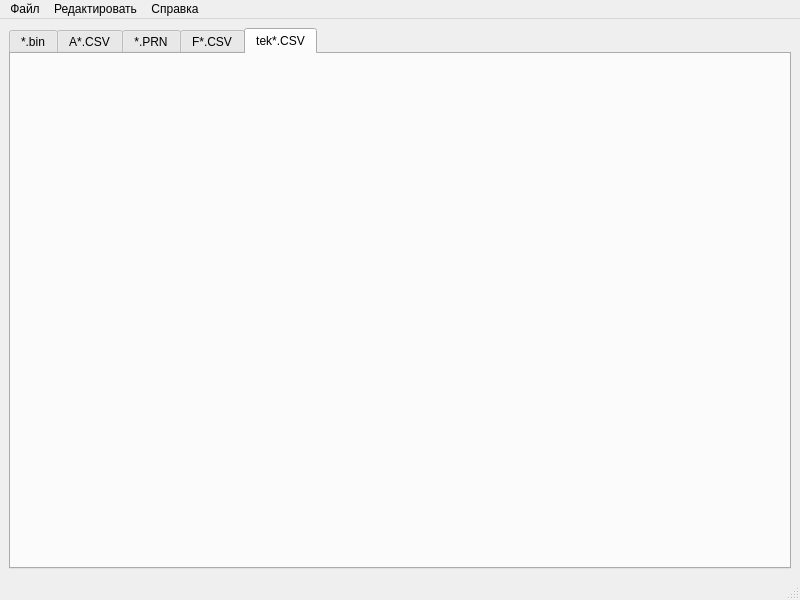
<?xml version="1.0" encoding="UTF-8"?>
<ui version="4.0">
 <class>MainWindow</class>
 <widget class="QMainWindow" name="MainWindow">
  <property name="geometry">
   <rect>
    <x>0</x>
    <y>0</y>
    <width>800</width>
    <height>600</height>
   </rect>
  </property>
  <property name="windowTitle">
   <string>Experiment Templat editor</string>
  </property>
  <widget class="QWidget" name="centralwidget">
   <layout class="QVBoxLayout" name="verticalLayout_2">
    <item>
     <layout class="QVBoxLayout" name="verticalLayout">
      <item>
       <widget class="QTabWidget" name="tabWidget">
        <property name="currentIndex">
         <number>4</number>
        </property>
        <widget class="QWidget" name="tab">
         <attribute name="title">
          <string>*.bin</string>
         </attribute>
        </widget>
        <widget class="QWidget" name="tab_2">
         <attribute name="title">
          <string>A*.CSV</string>
         </attribute>
        </widget>
        <widget class="QWidget" name="tab_3">
         <attribute name="title">
          <string>*.PRN</string>
         </attribute>
        </widget>
        <widget class="QWidget" name="tab_4">
         <attribute name="title">
          <string>F*.CSV</string>
         </attribute>
        </widget>
        <widget class="QWidget" name="tab_5">
         <attribute name="title">
          <string>tek*.CSV</string>
         </attribute>
        </widget>
       </widget>
      </item>
     </layout>
    </item>
   </layout>
  </widget>
  <widget class="QMenuBar" name="menubar">
   <property name="geometry">
    <rect>
     <x>0</x>
     <y>0</y>
     <width>800</width>
     <height>26</height>
    </rect>
   </property>
   <widget class="QMenu" name="menu">
    <property name="title">
     <string>Файл</string>
    </property>
    <addaction name="action"/>
    <addaction name="action_2"/>
    <addaction name="action_3"/>
   </widget>
   <widget class="QMenu" name="menu_2">
    <property name="title">
     <string>Редактировать</string>
    </property>
    <addaction name="action_4"/>
    <addaction name="action_5"/>
   </widget>
   <widget class="QMenu" name="menu_3">
    <property name="title">
     <string>Справка</string>
    </property>
    <addaction name="action_6"/>
   </widget>
   <addaction name="menu"/>
   <addaction name="menu_2"/>
   <addaction name="menu_3"/>
  </widget>
  <widget class="QStatusBar" name="statusbar"/>
  <action name="action">
   <property name="text">
    <string>Создать</string>
   </property>
  </action>
  <action name="action_2">
   <property name="text">
    <string>Открыть</string>
   </property>
  </action>
  <action name="action_3">
   <property name="text">
    <string>Сохранить</string>
   </property>
  </action>
  <action name="action_4">
   <property name="text">
    <string>Добавить осциллограф</string>
   </property>
  </action>
  <action name="action_5">
   <property name="text">
    <string>Удалить осциллограф</string>
   </property>
  </action>
  <action name="action_6">
   <property name="text">
    <string>Справка</string>
   </property>
  </action>
 </widget>
 <resources/>
 <connections/>
</ui>
